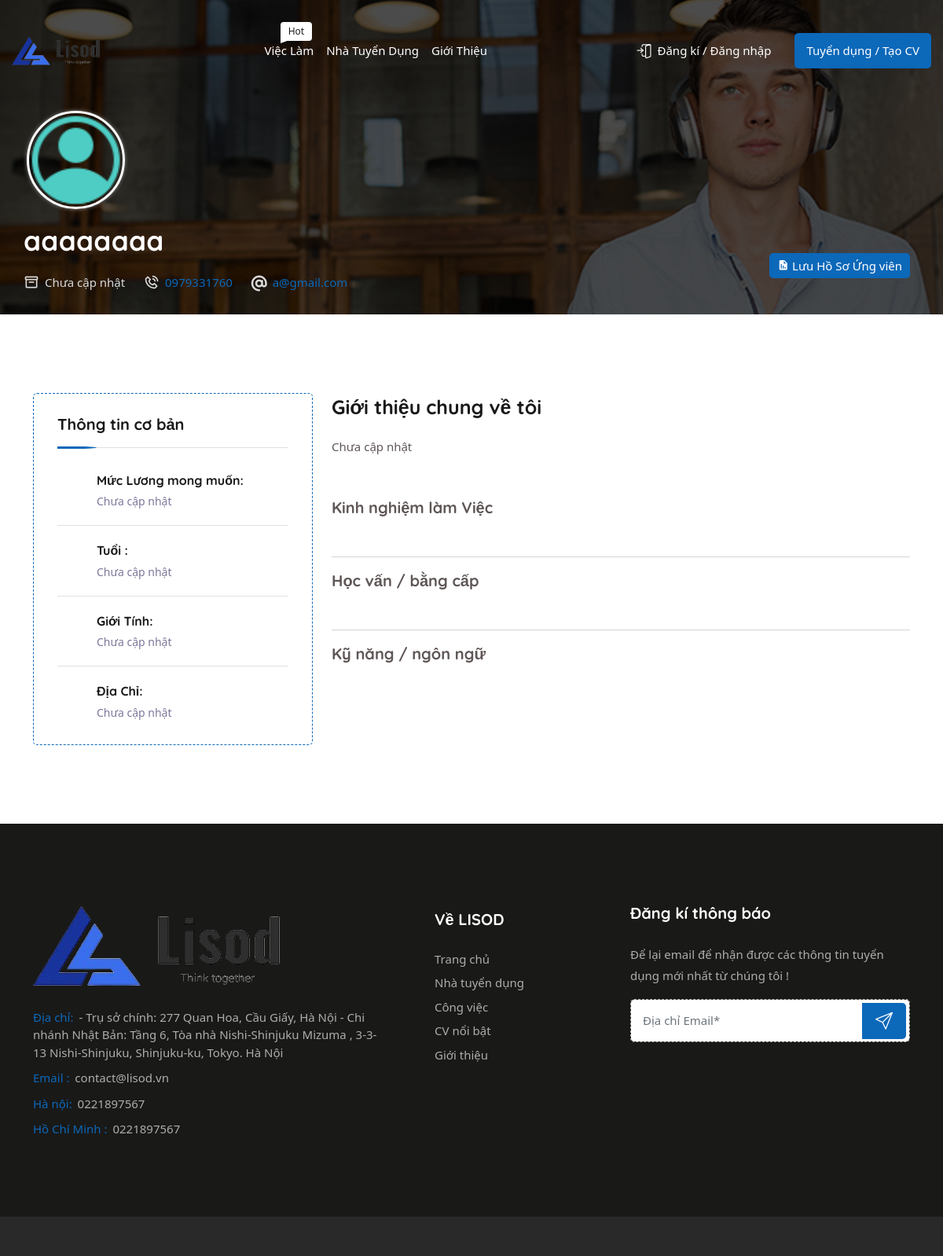
/index.php?act=infoCv&id=11, run on the app's committed database.
### tables this page shows
CREATE TABLE `cv` (
  `id` int(10) NOT NULL,
  `iduser` int(10) NOT NULL,
  `gender` varchar(255) NOT NULL,
  `birth` date NOT NULL,
  `salary` varchar(255) NOT NULL,
  `major` varchar(255) NOT NULL,
  `introduce` text NOT NULL,
  `attach` varchar(255) NOT NULL
);

CREATE TABLE `user` (
  `id` int(10) NOT NULL,
  `username` varchar(255) NOT NULL,
  `pass` varchar(255) NOT NULL,
  `name` varchar(255) NOT NULL,
  `email` varchar(255) NOT NULL,
  `phone` varchar(13) NOT NULL,
  `address` varchar(255) NOT NULL,
  `role` int(2) NOT NULL
);

### index.php (called while the page is built)
<?php
include 'controller/controller.php';

### model/pdo.php (called while the page is built, shortened)
<?php
function pdo_get_connection(){
    $servername = "mariadb_server";
    $username = "ankan";
    $password = "310102";
    try {
        $conn = new PDO("mysql:host=$servername;dbname=web_tuyendung", $username, $password);
        $conn->setAttribute(PDO::ATTR_ERRMODE, PDO::ERRMODE_EXCEPTION);
        return $conn;
    } catch(PDOException $e) {
        echo "Connection failed: " . $e->getMessage();
    }
}
function pdo_query_one($sql){
    $sql_args=array_slice(func_get_args(),1);
    try{
        $conn=pdo_get_connection();
        $stmt=$conn->prepare($sql);
        $stmt->execute($sql_args);
        $row=$stmt->fetch(PDO::FETCH_ASSOC);
        return $row;
    }
    catch(PDOException $e){
        throw $e;
    }
    finally{
        unset($conn);
    }
}

### model/cv.php (called while the page is built, shortened)
<?php
function info_cv($id)
{
    $sql = "SELECT cv.*, u.name, u.email, u.phone, u.address, s.progLang, s.percent, ec.corp, ec.start, ec.end, ec.job, d.school, d.year, g.avatar, i.id as idinfo ,
            TIMESTAMPDIFF(YEAR, cv.birth, CURRENT_DATE) as age,
            TIMESTAMPDIFF(MONTH, MIN(ec.start), MAX(ec.end)) as exp
            FROM cv
            INNER JOIN user u ON cv.iduser = u.id
            LEFT JOIN skillcv s ON cv.id = s.idcv
            LEFT JOIN gallery g ON cv.iduser = g.iduser
            LEFT JOIN degree d ON cv.id = d.idcv
            LEFT JOIN expcv ec ON ec.idcv = cv.id
            LEFT JOIN info  i ON i.idcv = cv.id
            WHERE u.role = 2 AND cv.iduser = ?
            GROUP BY cv.id, u.name, u.email, u.phone, g.avatar, u.address, cv.birth, s.progLang, ec.idcv";
    $cv = pdo_query_one($sql, $id);
    return $cv;
}

### global.php (called while the page is built, shortened)
<?php
function checknull($input)
{
    $return = $input == '' || !isset($input) ? 'Chưa cập nhật' : $input;
    return $return;
}
function checkUserAvaNull($input)
{
    $return = $input == '' ? 'assets/img/unknowUser.png' : 'assets/uploads/' . $input;
    return $return;
}

### view/cv/infoCv.php (the view, shortened to what this page needs)
<div id="headCv" class="page-title-area two three">
    <div class="d-table">
        <div class="d-table-cell">
            <div class="container">
                <div class="row align-items-end">
                    <div class="ps-0 col-lg-8">
                        <div class="left two">
                            <div class="borderAva overflow-hidden rounded-circle ms-1 mb-3 d-flex justify-content-center align-items-center">
                                <img width="100%" height="100%" src='<?= checkUserAvaNull($avatar) ?>' alt='user ' class=''>
                            </div>
                            <h2><?= checknull($name) ?></h2>
                            <ul>
                                <li>
                                    <i class="bx bx-box"></i>
                                    <?= checknull($major) ?>
                                </li>
                                <li>
                                    <i class="bx bx-phone-call"></i>
                                    <a href="tel:<?= checknull($phone) ?>"><?= checknull($phone) ?></a>
                                </li>
                                <li>
                                    <i class="fa-solid fa-at"></i>
                                    <a href="mailto:<?= checknull($email) ?>">
                                        <?= checknull($email) ?>
                                    </a>
                                </li>
                            </ul>
                        </div>
                    </div>
                    <div class="col-lg-4">
                        <div class="right" id="checkForApprove">
                            <ul class="d-flex justify-content-end align-items-center">
                                <?php if (isset($attachFile) && $attachFile !== '') {
                                    $attachURL = $attach_path . $attachFile;
                                ?>
                                    <li>
                                        <a href="<?= $attachURL ?>" target="_blank">
                                            <button class="custom-file-upload" onclick="downloadAttach(<?= $link ?>)">
                                                <i class="fa-solid fa-paperclip"></i>
                                                CV đính kèm
                                            </button>
                                        </a>
                                    </li>
                                <?php } else { ?>
                                    <li>
                                        <button id="savePDF" onclick="savePDF()">
                                            <i class="bx bxs-report"></i>
                                            Lưu Hồ Sơ Ứng viên
                                        </button>
                                    </li>
                                <?php } ?>
                            </ul>
                        </div>
                    </div>
                </div>
            </div>
        </div>
    </div>
</div>
<div id="bodyCv" class="person-details-area resume-area ptb-100">
    <div class="container">
        <div class="row d-flex justify-content-between align-items-start">
            <div id="col-left" class="col-lg-4">
                <div class="widget-area">
                    <div class="information widget-item">
                        <h3>Thông tin cơ bản</h3>
                        <ul>
                            <li>
                                <h4>Mức Lương mong muốn:</h4>
                                <span><?= checknull($salary) ?></span>
                            </li>
                            <li>
                                <h4>Tuổi :</h4>
                                <span><?= checknull($age) ?></span>
                            </li>
                            <li>
                                <h4>Giới Tính:</h4>
                                <span><?= checknull($gender) ?></span>
                            </li>
                            <li>
                                <h4>Địa Chỉ:</h4>
                                <span><?= checknull($address) ?></span>
                            </li>
                        </ul>
                    </div>
                </div>
            </div>
            <div id="col-right" class="col-lg-8">
                <div class="details-item">
                    <div class="profile">
                        <h3>Giới thiệu chung về tôi</h3>
                        <p><?= checknull($introduce) ?></p>
                    </div>
                    <div class="skills mb-5">
                        <h5>Kinh nghiệm làm Việc </h5>
                    </div>
                    <hr>
                    <div class="skills mb-5">
                        <h5>Học vấn / bằng cấp</h5>
                    </div>
                    <hr>
                    <div class="skills mb-5">
                        <h5>Kỹ năng / ngôn ngữ</h5>
                    </div>
                </div>
            </div>
        </div>
    </div>
</div>

### assets/css/meanmenu.css (style rules this page uses)
body { font-family:oswald,sans-serif;padding:0;margin:0;font-size:15px;background-color:#f1f1f1 }

### assets/css/responsive.css (style rules this page uses)
:root { --main: rgba(0,0,0,0.9); --secondary: rgb(12, 104, 185); --secondary-child: rgba(78,205,196,0.5); --font: rgba(0,0,0,0.9); }

### data on the page
cv: iduser.name "aaaaaaaa", major "Chưa cập nhật", iduser.phone "0979331760", iduser.email "a@gmail.com", salary "Chưa cập nhật", gender "Chưa cập nhật", iduser.address "Chưa cập nhật", introduce "Chưa cập nhật"

### other printed values
checknull($age) "Chưa cập nhật"
